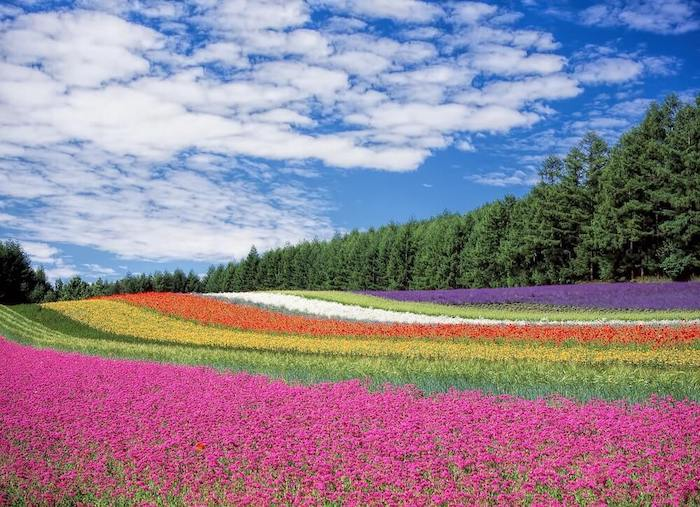
#> input picture color detection image.jpeg, 700 x 507 px, found by its file name
$ jupyter execute 'color detection of an image.ipynb'   (shell and % lines are left out)
#> lines starting #> are read from the running program, lines starting #| are printed output that depends on the picture
[cell 1]
from sklearn.cluster import KMeans
import matplotlib.pyplot as plt
import numpy as np
import cv2
from collections import Counter
from skimage.color import rgb2lab, deltaE_cie76
import os

[cell 2]
image = cv2.imread ('C:\\Users\\sathish\\Pictures\\image\\color detection image.jpeg')
#> image is the input picture: shape (507, 700, 3); mean B, G, R 148.1, 131.5, 145.5
print("The type of this input is {}".format(type(image)))
#| The type of this input is <class 'numpy.ndarray'>
print("Shape: {}".format(image.shape))
#| Shape: (507, 700, 3)
plt.imshow(image)

## Output
# The type of this input is <class 'numpy.ndarray'>
# Shape: (3456, 4608, 3)

[cell 3]
image = cv2.cvtColor(image, cv2.COLOR_BGR2RGB)
plt.imshow(image)

[cell 4]
gray_image = cv2.cvtColor(image, cv2.COLOR_BGR2GRAY)
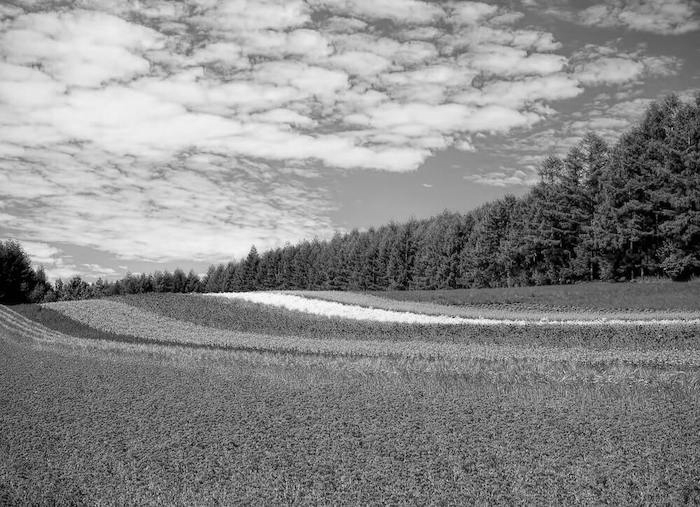
#> gray_image: shape (507, 700); min 0, max 254, mean 138.1
plt.imshow(gray_image, cmap='gray')

[cell 5]
resized_image = cv2.resize(image, (1200, 600))
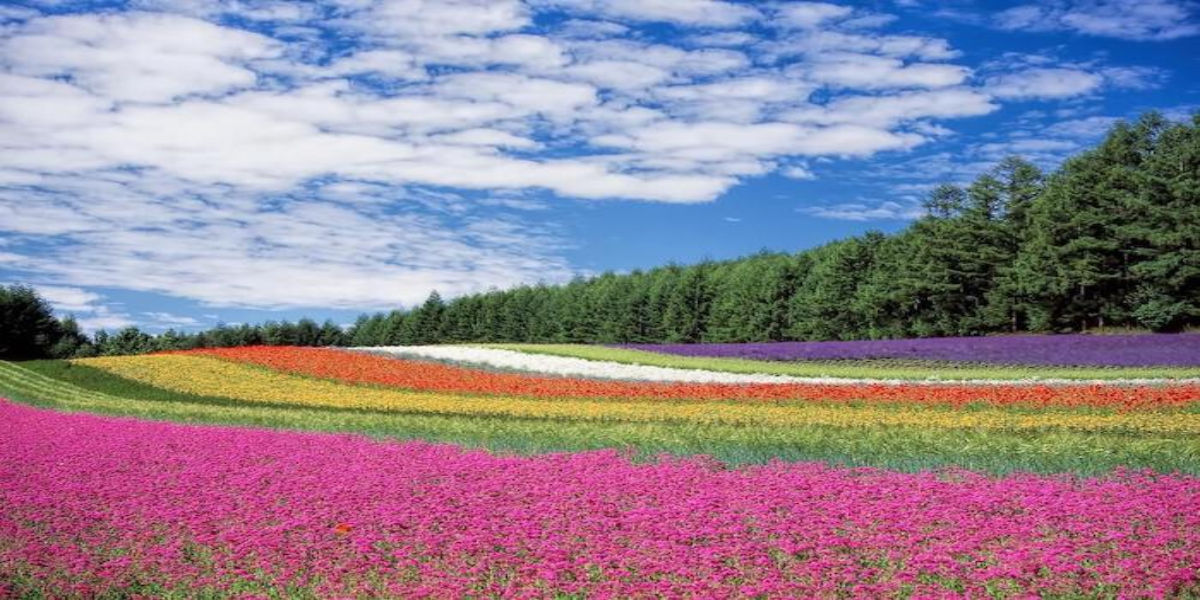
#> resized_image: shape (600, 1200, 3); mean R, G, B 145.3, 131.4, 148
plt.imshow(resized_image)

[cell 6]
def RGB2HEX(color):
    return "#{:02x}{:02x}{:02x}".format(int(color[0]), int(color[1]), int(color[2]))

[cell 7]
def get_image(image_path):
    image = cv2.imread(image_path)
    image = cv2.cvtColor(image, cv2.COLOR_BGR2RGB)
    return image

[cell 8]
def  get_colors(image,number_of_colors,show_chart):
#> called with number_of_colors = 8, show_chart = True
     modified_image = cv2.resize(image, (600, 400), interpolation = cv2.INTER_AREA)
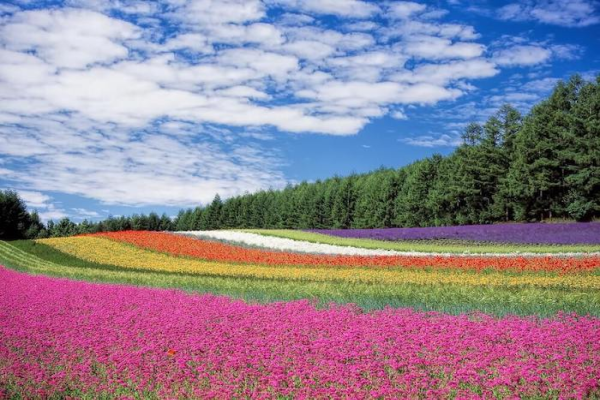
#> modified_image: shape (400, 600, 3); mean R, G, B 145.5, 131.5, 148.1
     modified_image = modified_image.reshape(modified_image.shape[0]*modified_image.shape[1], 3)
     clf = KMeans(n_clusters = number_of_colors)
     labels = clf.fit_predict(modified_image)
     counts = Counter(labels)
#> counts = {4: 25566, 3: 33422, 1: 48021, 7: 30573, 0: 17862, 2: 25205, 6: 27804, 5: 31547}

     center_colors = clf.cluster_centers_
     # We get ordered colors by iterating through the keys
     ordered_colors = [center_colors[i] for i in counts.keys()]
#> ordered_colors = [[64.38, 118, 193.4], [138.6, 166.5, 212.3], [204.7, 211.5, 228.9], [93.24, 100.7, 75.63], [37.37, 44.61, 28.8], [166.8, 157, 95.98], [166.4, 78.2, 99.25], [204.6, 89.23, 143.1]]
     hex_colors = [RGB2HEX(ordered_colors[i]) for i in counts.keys()]
#> hex_colors = ['#252c1c', '#5d644b', '#8aa6d4', '#cc598f', '#4075c1', '#ccd3e4', '#a64e63', '#a69d5f']
     rgb_colors = [ordered_colors[i] for i in counts.keys()]
#> rgb_colors = [[37.37, 44.61, 28.8], [93.24, 100.7, 75.63], [138.6, 166.5, 212.3], [204.6, 89.23, 143.1], [64.38, 118, 193.4], [204.7, 211.5, 228.9], [166.4, 78.2, 99.25], [166.8, 157, 95.98]]

     if (show_chart):
        plt.figure(figsize = (8, 6))
        plt.pie(counts.values(), labels = hex_colors, colors = hex_colors)

        return rgb_colors

[cell 9]
get_colors(get_image('C:\\Users\\sathish\\Pictures\\image\\color detection image.jpeg'), 8, True)
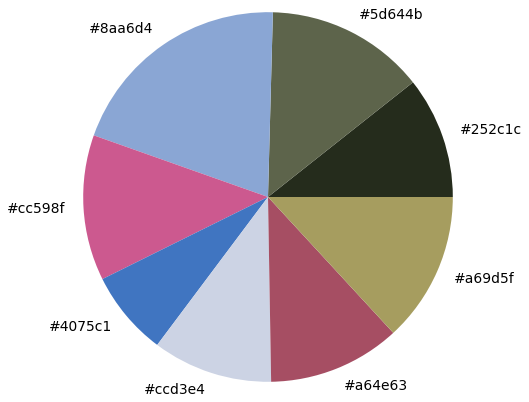
#> figure drawn by matplotlib, 1 panel
